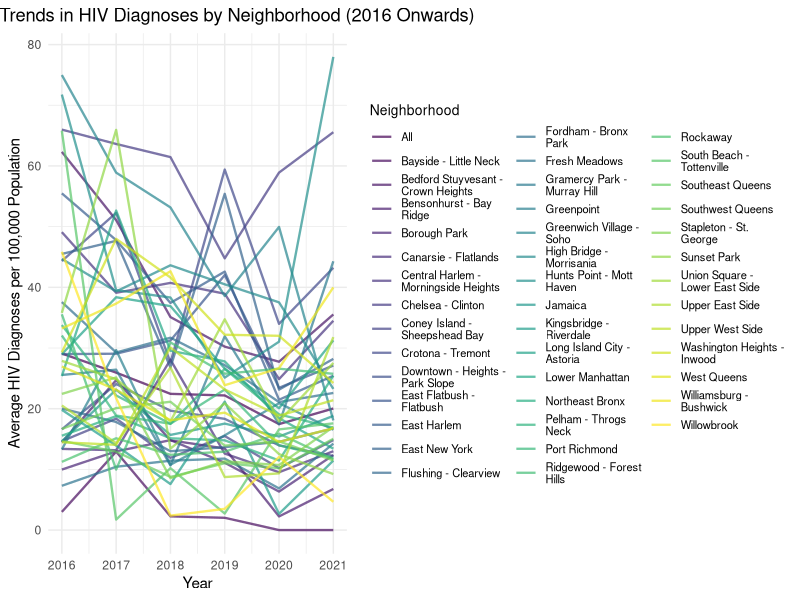
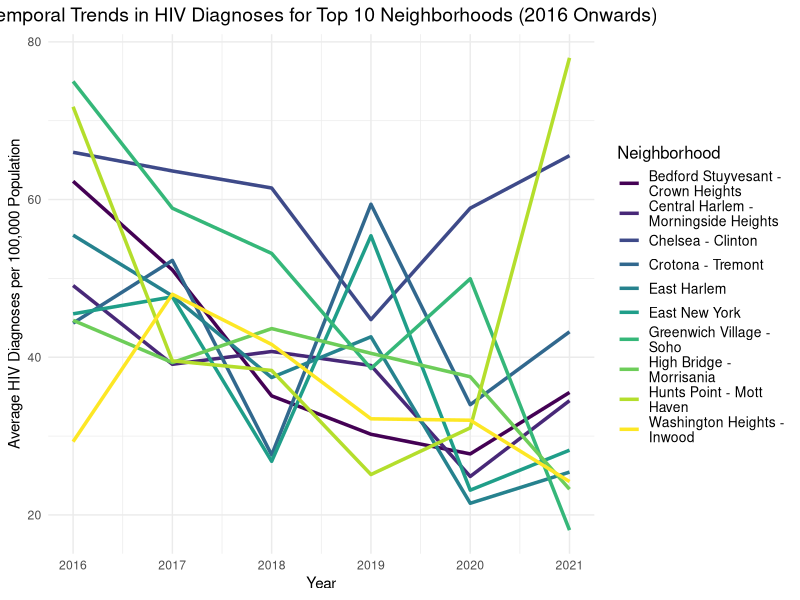
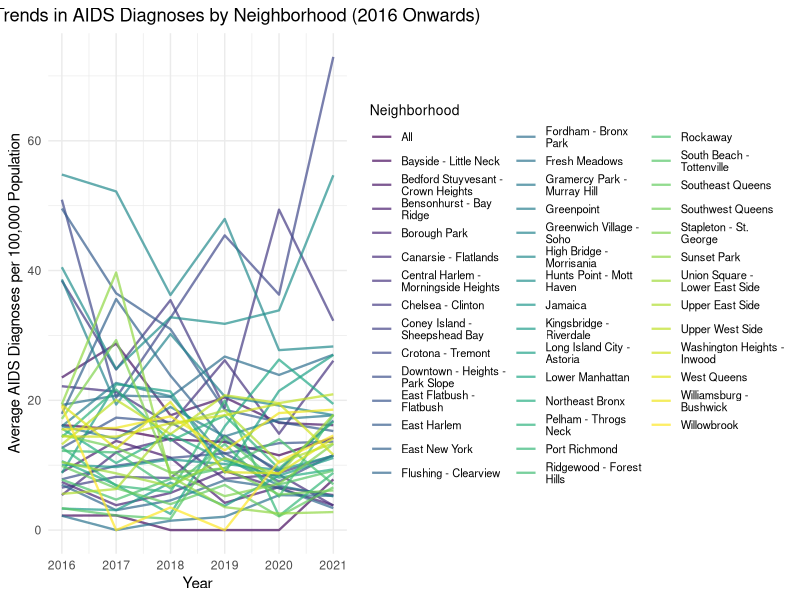
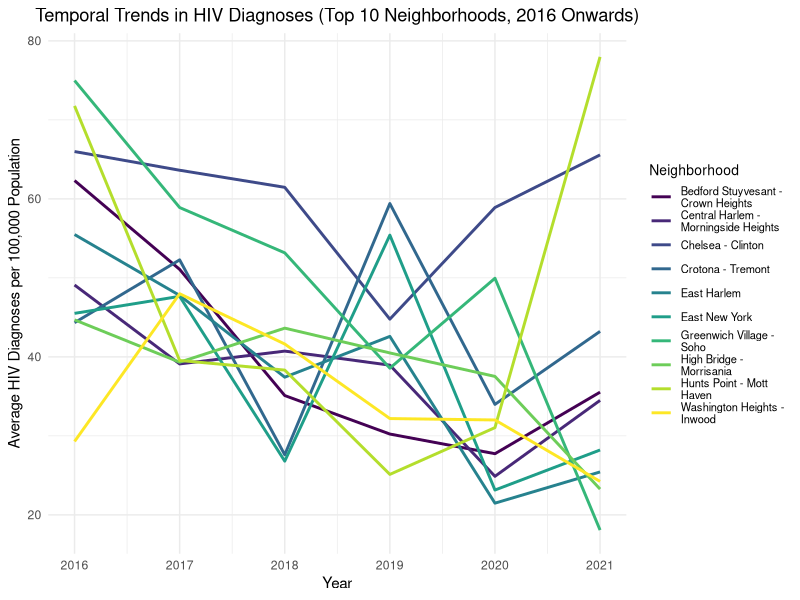
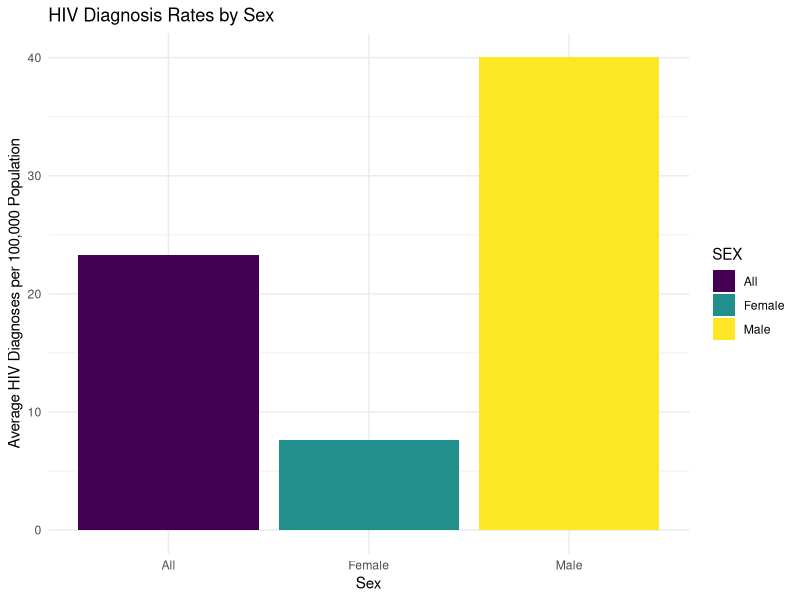
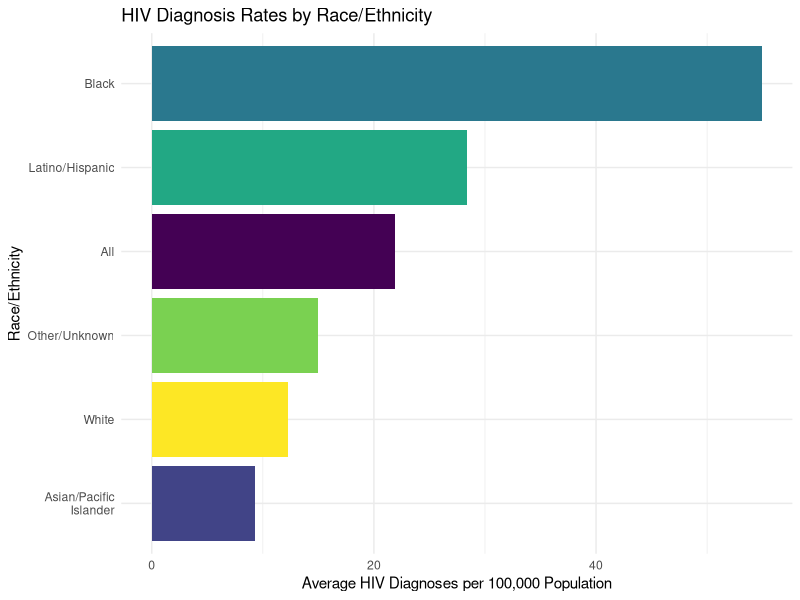
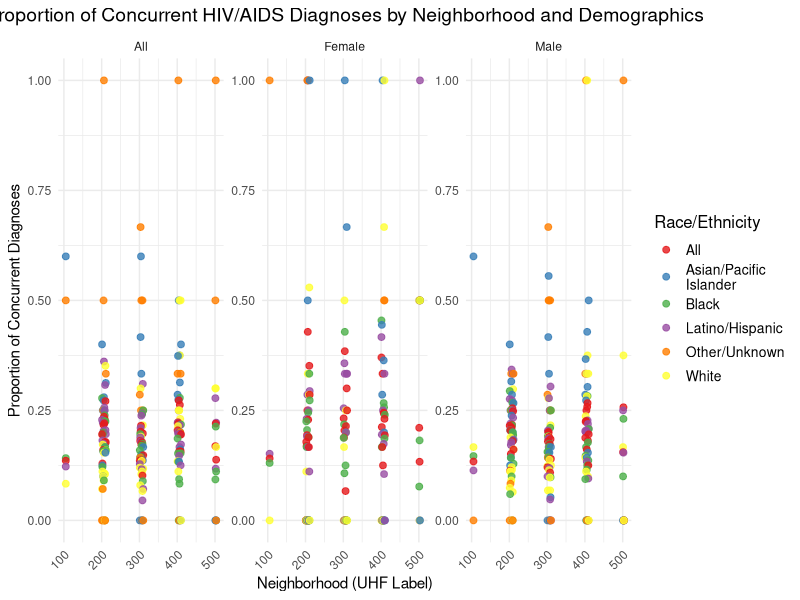
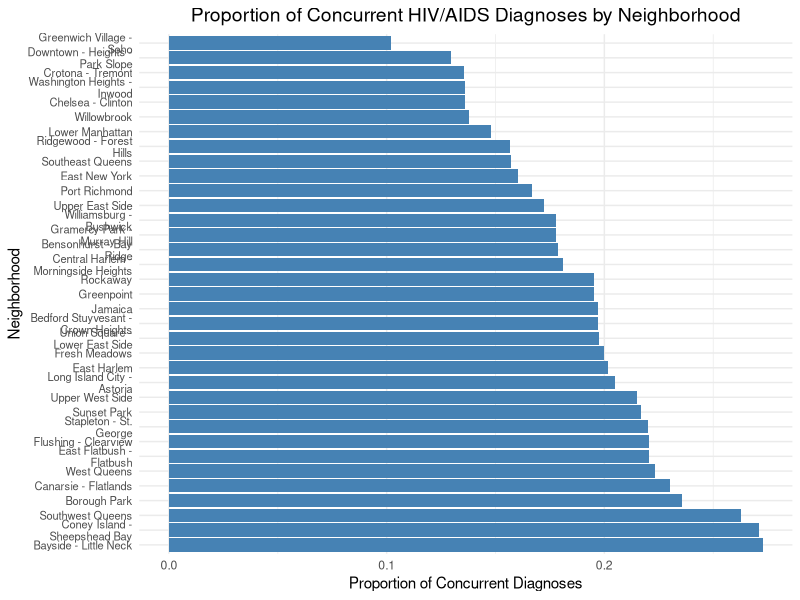

Write the R code that produced these figures, in order.
## ---- chunk 1
knitr::opts_chunk$set(echo = TRUE)
knitr::opts_chunk$set(message=FALSE)
knitr::opts_chunk$set(warning=FALSE)
## ---- chunk 2
library(tidyverse)

knitr::opts_chunk$set(
  fig.width = 6,
  fig.asp = .6,
  out.width = "90%"
)

theme_set(theme_minimal() + theme(legend.position = "bottom"))

options(
  ggplot2.continuous.colour = "viridis",
  ggplot2.continuous.fill = "viridis"
)

scale_colour_discrete = scale_colour_viridis_d
scale_fill_discrete = scale_fill_viridis_d
## ---- chunk 3
# Load required libraries
library(tidyverse)
library(ggplot2)
library(broom)

# Load the dataset
hiv_data <- read.csv("data/HIV_AIDS_Diagnoses_by_Neighborhood__Sex__and_Race_Ethnicity_20241118.csv")

UHF <- read.csv("data/UHF_Neighborhoods.csv")

## ---- chunk 4
# Clean and prepare the dataset
hiv_data <- hiv_data %>%
  mutate(
    YEAR = as.numeric(YEAR),
    Neighborhood = as.character(Neighborhood..U.H.F.), # Correct column for neighborhood
    HIV_Diagnoses = as.numeric(HIV.DIAGNOSES.PER.100.000.POPULATION),
    AIDS_Diagnoses = as.numeric(AIDS.DIAGNOSES.PER.100.000.POPULATION)
  ) %>%
  filter(YEAR >= 2016, !is.na(HIV_Diagnoses), !is.na(AIDS_Diagnoses)) # Keep only data from 2016 onwards

## ---- chunk 5
# Aggregate HIV and AIDS diagnoses
hiv_trends <- hiv_data %>%
  group_by(YEAR, Neighborhood) %>%
  summarise(
    avg_hiv_rate = mean(HIV_Diagnoses, na.rm = TRUE),
    avg_aids_rate = mean(AIDS_Diagnoses, na.rm = TRUE)
  ) %>%
  ungroup()

# Preview the aggregated data
head(hiv_trends)
## ---- chunk 6
# Plot HIV diagnosis trends by neighborhood with a legend
ggplot(hiv_trends, aes(x = YEAR, y = avg_hiv_rate, group = Neighborhood, color = Neighborhood)) +
  geom_line(size = 0.8, alpha = 0.7) +
  labs(
    title = "Temporal Trends in HIV Diagnoses by Neighborhood (2016 Onwards)",
    x = "Year",
    y = "Average HIV Diagnoses per 100,000 Population",
    color = "Neighborhood"
  ) +
  theme_minimal() +
  theme(
    legend.position = "right", # Display the legend on the right
    plot.title = element_text(hjust = 0.5),
    legend.text = element_text(size = 8),
    legend.title = element_text(size = 10)
  )

## ---- chunk 7
# Calculate the mean HIV diagnosis rate for each neighborhood
top_neighborhoods <- hiv_data %>%
  group_by(Neighborhood) %>%
  summarise(mean_hiv_rate = mean(HIV_Diagnoses, na.rm = TRUE)) %>%
  arrange(desc(mean_hiv_rate)) %>%
  slice(1:10) %>%
  pull(Neighborhood)

# Filter the dataset for the top 10 neighborhoods
filtered_hiv_data <- hiv_data %>%
  filter(Neighborhood %in% top_neighborhoods)

# Aggregate HIV diagnoses for the top 10 neighborhoods
top_hiv_trends <- filtered_hiv_data %>%
  group_by(YEAR, Neighborhood) %>%
  summarise(
    avg_hiv_rate = mean(HIV_Diagnoses, na.rm = TRUE)
  ) %>%
  ungroup()

# Preview the aggregated data
head(top_hiv_trends)

# Plot HIV diagnosis trends for the top 10 neighborhoods
ggplot(top_hiv_trends, aes(x = YEAR, y = avg_hiv_rate, group = Neighborhood, color = Neighborhood)) +
  geom_line(size = 1.2) +
  labs(
    title = "Temporal Trends in HIV Diagnoses for Top 10 Neighborhoods (2016 Onwards)",
    x = "Year",
    y = "Average HIV Diagnoses per 100,000 Population",
    color = "Neighborhood"
  ) +
  theme_minimal() +
  theme(
    legend.position = "right",
    legend.text = element_text(size = 10),
    legend.title = element_text(size = 12),
    plot.title = element_text(hjust = 0.5, size = 14)
  )

## ---- chunk 8
# Plot AIDS diagnosis trends by neighborhood with a legend
ggplot(hiv_trends, aes(x = YEAR, y = avg_aids_rate, group = Neighborhood, color = Neighborhood)) +
  geom_line(size = 0.8, alpha = 0.7) +
  labs(
    title = "Temporal Trends in AIDS Diagnoses by Neighborhood (2016 Onwards)",
    x = "Year",
    y = "Average AIDS Diagnoses per 100,000 Population",
    color = "Neighborhood"
  ) +
  theme_minimal() +
  theme(
    legend.position = "right", # Display the legend on the right
    plot.title = element_text(hjust = 0.5),
    legend.text = element_text(size = 8),
    legend.title = element_text(size = 10)
  )

## ---- chunk 9
# Calculate mean rates for each neighborhood
top_hiv_neighborhoods <- hiv_data %>%
  group_by(Neighborhood) %>%
  summarise(mean_hiv_rate = mean(HIV_Diagnoses, na.rm = TRUE)) %>%
  arrange(desc(mean_hiv_rate)) %>%
  slice(1:10) %>%
  pull(Neighborhood)

top_aids_neighborhoods <- hiv_data %>%
  group_by(Neighborhood) %>%
  summarise(mean_aids_rate = mean(AIDS_Diagnoses, na.rm = TRUE)) %>%
  arrange(desc(mean_aids_rate)) %>%
  slice(1:10) %>%
  pull(Neighborhood)

# Filter the dataset for top 10 neighborhoods
filtered_hiv_trends <- hiv_data %>%
  filter(Neighborhood %in% top_hiv_neighborhoods) %>%
  group_by(YEAR, Neighborhood) %>%
  summarise(avg_hiv_rate = mean(HIV_Diagnoses, na.rm = TRUE)) %>%
  ungroup()

filtered_aids_trends <- hiv_data %>%
  filter(Neighborhood %in% top_aids_neighborhoods) %>%
  group_by(YEAR, Neighborhood) %>%
  summarise(avg_aids_rate = mean(AIDS_Diagnoses, na.rm = TRUE)) %>%
  ungroup()

# Plot HIV diagnosis trends
ggplot(filtered_hiv_trends, aes(x = YEAR, y = avg_hiv_rate, group = Neighborhood, color = Neighborhood)) +
  geom_line(size = 1) +
  labs(
    title = "Temporal Trends in HIV Diagnoses (Top 10 Neighborhoods, 2016 Onwards)",
    x = "Year",
    y = "Average HIV Diagnoses per 100,000 Population",
    color = "Neighborhood"
  ) +
  theme_minimal() +
  theme(
    legend.position = "right", # Display legend
    plot.title = element_text(hjust = 0.5),
    legend.text = element_text(size = 8),
    legend.title = element_text(size = 10)
  )

## ---- chunk 10
# Fit a linear regression model for year predicting HIV diagnosis rates
hiv_lm <- lm(avg_hiv_rate ~ YEAR, data = hiv_trends)

# Summarize the regression model
hiv_lm_summary <- summary(hiv_lm)

# Display regression coefficients
tidy(hiv_lm) %>%
  select(term, estimate, std.error, p.value) %>%
  mutate(p.value = format(p.value, scientific = TRUE)) %>%  # Show exact p-value in scientific notation
  knitr::kable(digits = 10)

# Identify neighborhoods with consistently high HIV diagnosis rates
high_hiv_neighborhoods <- hiv_trends %>%
  group_by(Neighborhood) %>%
  summarise(mean_hiv_rate = mean(avg_hiv_rate, na.rm = TRUE)) %>%
  arrange(desc(mean_hiv_rate)) %>%
  filter(mean_hiv_rate > quantile(mean_hiv_rate, 0.9)) # Top 10% neighborhoods

# Display the neighborhoods with high HIV rates
high_hiv_neighborhoods %>%
  knitr::kable(digits = 2)

## ---- chunk 11

tidy(hiv_lm) %>%
  select(term, estimate, std.error, p.value) %>%
  mutate(p.value = format(p.value, scientific = TRUE)) %>%  # Show exact p-value in scientific notation
  knitr::kable(digits = 10)

## ---- chunk 12
# Group by sex and calculate average HIV diagnoses
hiv_by_sex <- hiv_data %>%
  group_by(SEX) %>%
  summarise(avg_hiv_rate = mean(HIV_Diagnoses, na.rm = TRUE)) %>%
  arrange(desc(avg_hiv_rate))

# Group by race/ethnicity and calculate average HIV diagnoses
hiv_by_race <- hiv_data %>%
  group_by(RACE.ETHNICITY) %>%
  summarise(avg_hiv_rate = mean(HIV_Diagnoses, na.rm = TRUE)) %>%
  arrange(desc(avg_hiv_rate))

# Display the summaries
hiv_by_sex %>%
  knitr::kable(digits = 2, caption = "Average HIV Diagnosis Rates by Sex")

hiv_by_race %>%
  knitr::kable(digits = 2, caption = "Average HIV Diagnosis Rates by Race/Ethnicity")

# Bar plot for HIV diagnosis rates by sex
ggplot(hiv_by_sex, aes(x = SEX, y = avg_hiv_rate, fill = SEX)) +
  geom_bar(stat = "identity") +
  labs(
    title = "HIV Diagnosis Rates by Sex",
    x = "Sex",
    y = "Average HIV Diagnoses per 100,000 Population"
  ) +
  theme_minimal()

# Bar plot for HIV diagnosis rates by race/ethnicity
ggplot(hiv_by_race, aes(x = reorder(RACE.ETHNICITY, avg_hiv_rate), y = avg_hiv_rate, fill = RACE.ETHNICITY)) +
  geom_bar(stat = "identity") +
  coord_flip() + # Flip for better readability
  labs(
    title = "HIV Diagnosis Rates by Race/Ethnicity",
    x = "Race/Ethnicity",
    y = "Average HIV Diagnoses per 100,000 Population"
  ) +
  theme_minimal() +
  theme(legend.position = "none")

## ---- chunk 13
# Fit a linear regression model for HIV diagnosis rates
hiv_lm <- lm(HIV_Diagnoses ~ SEX + RACE.ETHNICITY, data = hiv_data)

# Summarize the regression model
hiv_lm_summary <- summary(hiv_lm)

# Display regression coefficients
tidy(hiv_lm) %>%
  select(term, estimate, std.error, p.value) %>%
  mutate(p.value = format(p.value, scientific = TRUE)) %>%
  knitr::kable(digits = 3, caption = "Linear Regression: Predicting HIV Diagnoses")


## ---- chunk 14
# Fit a multivariate regression model adjusting for year and neighborhood
hiv_multivariate_lm <- lm(HIV_Diagnoses ~ SEX + RACE.ETHNICITY + YEAR + Neighborhood..U.H.F., data = hiv_data)

# Summarize the multivariate regression model
tidy(hiv_multivariate_lm) %>%
  select(term, estimate, std.error, p.value) %>%
  mutate(p.value = format(p.value, scientific = TRUE)) %>%
  knitr::kable(digits = 10, caption = "Multivariate Regression: Adjusting for Confounders")


## ---- chunk 15
# load the package
library(dplyr)
library(ggplot2)
library(sf)
library(RColorBrewer)

# import dataset
Merged_HIV_UHF_Data <- read.csv("Merged_HIV_UHF_Data.csv")
## ---- chunk 16
# create summary data for concurrent HIV/AIDS diagnosis
summary_data <- Merged_HIV_UHF_Data %>%
  group_by(uhf_label, sex, race_ethnicity) %>%
  summarize(
    total_concurrent_hiv_aids = sum(total_number_of_concurrent_hiv_aids_diagnoses, na.rm = TRUE),
    total_hiv_diagnoses = sum(total_number_of_hiv_diagnoses, na.rm = TRUE),
    proportion_concurrent = total_concurrent_hiv_aids / total_hiv_diagnoses
  ) %>%
  arrange(desc(proportion_concurrent))
## ---- chunk 17
# Fit the linear regression model
lm_model <- lm(proportion_concurrent ~ uhf_label + sex + race_ethnicity, data = summary_data)

# Summary of the linear regression model
summary(lm_model)
## ---- chunk 18
coeff_table <- summary(lm_model)$coefficients
coeff_table <- as.data.frame(coeff_table)
colnames(coeff_table) <- c("Estimate", "Std. Error", "t value", "Pr(>|t|)")

# Add significance levels
coeff_table$Significance <- cut(coeff_table$`Pr(>|t|)`, 
                                breaks = c(-Inf, 0.001, 0.01, 0.05, 0.1, Inf), 
                                labels = c("***", "**", "*", ".", " "))

# View the coefficient table
print(coeff_table)
## ---- chunk 19
ggplot(summary_data, aes(x = uhf_label, y = proportion_concurrent, color = race_ethnicity)) +
  geom_point(size = 2, alpha = 0.8) +  # Keep points for visibility
  facet_wrap(~ sex, scales = "free_y") +  # Separate panels for each sex
  labs(
    title = "Proportion of Concurrent HIV/AIDS Diagnoses by Neighborhood and Demographics",
    x = "Neighborhood (UHF Label)",
    y = "Proportion of Concurrent Diagnoses",
    color = "Race/Ethnicity"
  ) +
  theme_minimal() +
  theme(
    axis.text.x = element_text(angle = 45, hjust = 1),
    plot.title = element_text(hjust = 0.5, size = 14),
    legend.title = element_text(size = 12),
    legend.text = element_text(size = 10)
  ) +
  scale_color_brewer(palette = "Set1")
## ---- chunk 20
# neighborhood summary
neighborhood_summary <- Merged_HIV_UHF_Data %>%
  group_by(neighborhood_u_h_f) %>%
  summarize(
    total_concurrent_hiv_aids = sum(total_number_of_concurrent_hiv_aids_diagnoses, na.rm = TRUE),
    total_hiv_diagnoses = sum(total_number_of_hiv_diagnoses, na.rm = TRUE),
    proportion_concurrent = total_concurrent_hiv_aids / total_hiv_diagnoses
  ) %>%
  arrange(desc(proportion_concurrent))

print(neighborhood_summary)
## ---- chunk 21
# visualization of Proportion of Concurrent HIV/AIDS Diagnoses by Neighborhood
ggplot(neighborhood_summary, aes(x = reorder(neighborhood_u_h_f, -proportion_concurrent), y = proportion_concurrent)) +
  geom_bar(stat = "identity", fill = "steelblue") +
  coord_flip() +  
  labs(
    title = "Proportion of Concurrent HIV/AIDS Diagnoses by Neighborhood",
    x = "Neighborhood",
    y = "Proportion of Concurrent Diagnoses"
  ) +
  theme_minimal() +
  theme(
    axis.text.y = element_text(size = 8),
    plot.title = element_text(hjust = 0.5, size = 14)
  )
